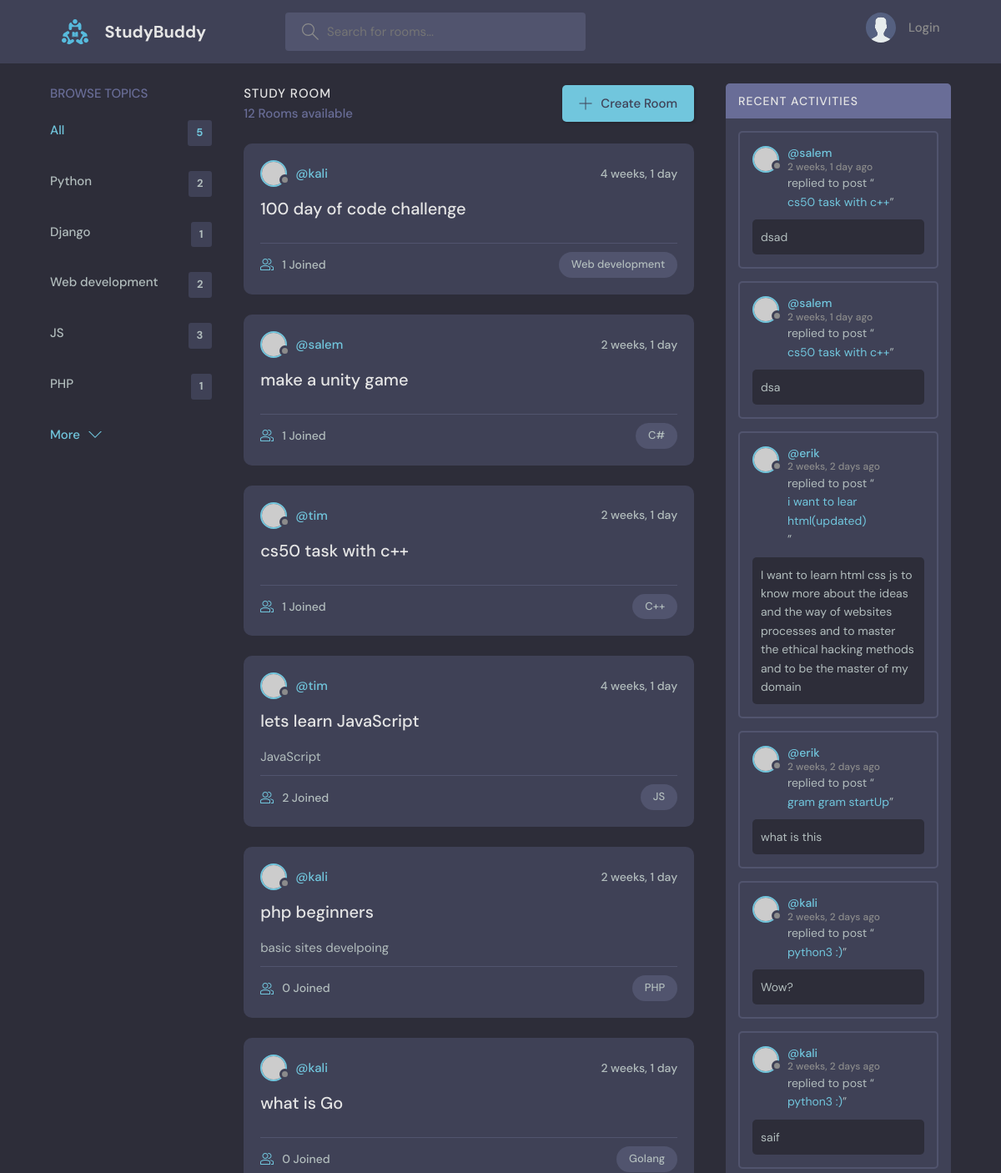
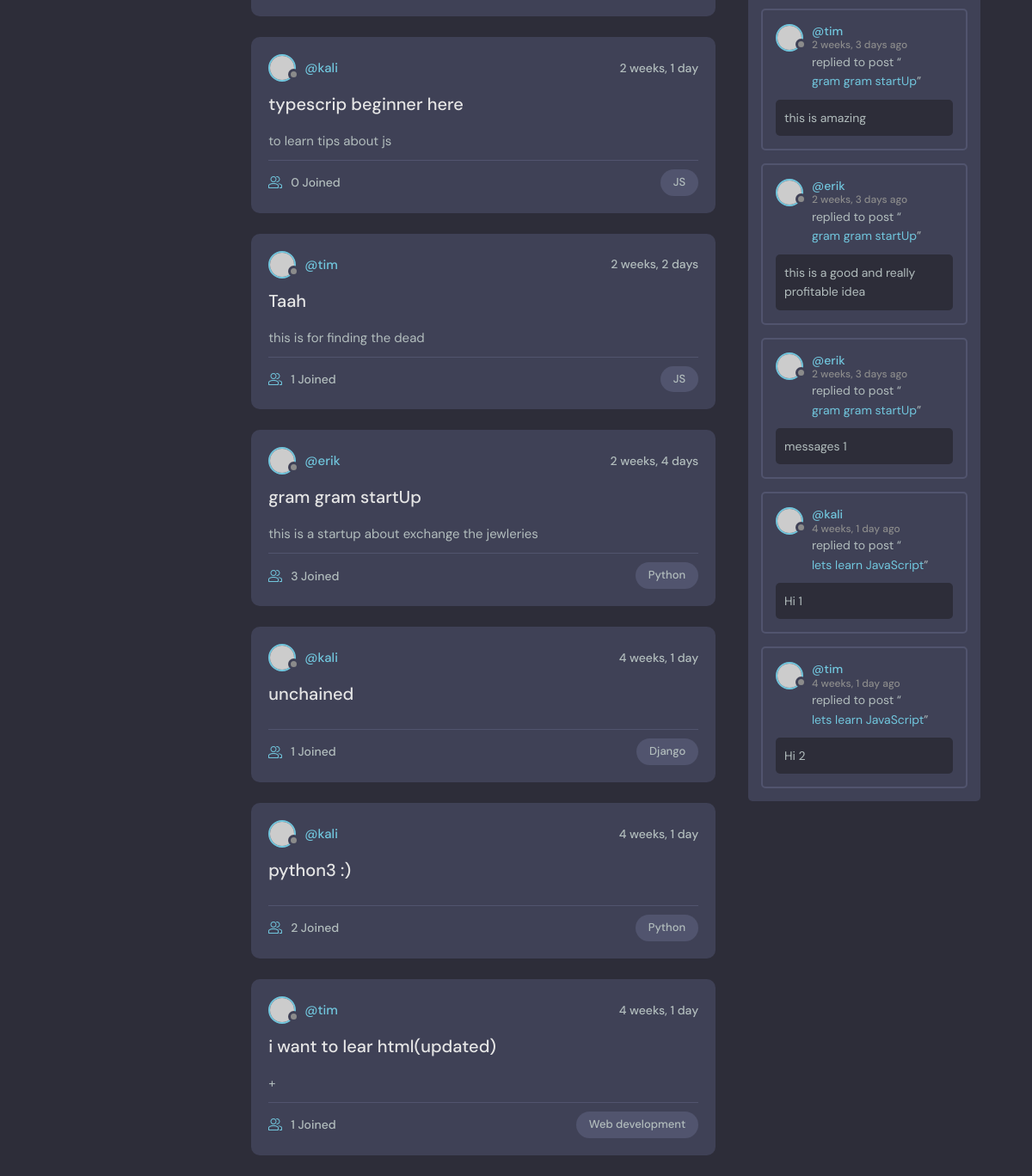
The page / on the database its author committed (2 pictures, top to bottom).
### base/models.py (models this page shows, shortened)
class Topic(models.Model):
    name = models.CharField(max_length=200)
    def __str__(self):
        return self.name

class Room(models.Model):
    host = models.ForeignKey(User, on_delete=models.SET_NULL, null=True)
    topic = models.ForeignKey(Topic, on_delete=models.SET_NULL, null=True) # if the topic is deleted the room will not
    name = models.CharField(max_length=200)
    description = models.TextField(null=True, blank=True) # null --> must be description      blank --> for form user can sumbit room without description
    participants = models.ManyToManyField(User, related_name="participant", blank=True)
    updated = models.DateTimeField(auto_now=True) # will has value every time it is sumbitted
    created = models.DateTimeField(auto_now_add=True) # will save one value at the initiating of it
    class Meta: # to order the Rooms
        ordering = ['-updated', '-created']
    def __str__(self):
        return self.name

class Message(models.Model):
    user = models.ForeignKey(User, on_delete=models.CASCADE) # (user)one TO many(messages)
    room = models.ForeignKey(Room, on_delete=models.CASCADE) # when delete Room all messages will be deleted because of CASCADE
    body = models.TextField()
    updated = models.DateTimeField(auto_now=True) # will has value every time it is sumbitted
    created = models.DateTimeField(auto_now_add=True) # will save one value at the initiating of it
    class Meta: # to order the Messages
        ordering = ['-updated', '-created']

### base/views.py (the view)
# urls.py: path('', views.home, name='home'),
def home(request):
    q = request.GET.get('q') if request.GET.get('q') != None else ""
    rooms = Room.objects.filter(
        Q(topic__name__icontains=q) | # we use Q to use the logic | and &
        Q(name__icontains=q) |
        Q(description__icontains=q)
        ) #__icontains to get word start with the searchiing letters (insensetive)
    topics = Topic.objects.all()[0:5]
    room_messages = Message.objects.filter(Q(room__topic__name__icontains=q))
    room_count = rooms.count()
    context = {'rooms':rooms, 'topics':topics, 'room_count':room_count, "room_messages":room_messages}
    return render(request, 'base/home.html', context) #os.path.join('base', 'home.html')

### base/templates/base/home.html (shortened to what this page needs)
{% extends 'main.html'%}
{% block content %}
    <main class="layout layout--3">
      <div class="container">
        {% include 'base/topics_component.html' %}
        <div class="roomList">
          <div class="roomList__header">
            <div>
              <h2>Study Room</h2>
              <p>{{room_count}} Rooms available</p>
            </div>
            <a class="btn btn--main" href="{%url 'create-room'%}">
              <svg version="1.1" xmlns="http://www.w3.org/2000/svg" width="32" height="32" viewBox="0 0 32 32">
                <title>add</title>
                <path
                  d="M16.943 0.943h-1.885v14.115h-14.115v1.885h14.115v14.115h1.885v-14.115h14.115v-1.885h-14.115v-14.115z"
                ></path>
              </svg>
              Create Room
            </a>
          </div>
          {% include 'base/feed_component.html'%}
        </div>
        {% include 'base/activity_component.html' %}
      </div>
    </main>
{% endblock %}

### base/templates/base/topics_component.html
<div class="topics">
    <div class="topics__header">
      <h2>Browse Topics</h2>
    </div>
    <ul class="topics__list">
      <li>
        <a href="{%url 'home' %}" class="active">All <span>{{topics.count}}</span></a>
      </li>
      {%for topic in topics%}
      <li>
        <a href="{%url 'home' %}?q={{topic.name}}">{{topic.name}} <span>{{topic.room_set.all.count}}</span></a>
      </li>
      {%endfor%}
    </ul>
    <a class="btn btn--link" href="{%url 'topics'%}">
      More
      <svg version="1.1" xmlns="http://www.w3.org/2000/svg" width="32" height="32" viewBox="0 0 32 32">
        <title>chevron-down</title>
        <path d="M16 21l-13-13h-3l16 16 16-16h-3l-13 13z"></path>
      </svg>
    </a>
  </div>

### base/templates/base/feed_component.html (shortened to what this page needs)
{% for room in rooms %}
<div class="roomListRoom">
    <div class="roomListRoom__header">
      <a href="{% url 'user-profile' room.host.id %}" class="roomListRoom__author">
        <div class="avatar avatar--small">
          <img src="https://randomuser.me/api/portraits/women/11.jpg" />
        </div>
        <span>@{{room.host.username}}</span>
      </a>
      <div class="roomListRoom__actions">
        <span>{{room.created|timesince}}</span>
      </div>
    </div>
    <div class="roomListRoom__content">
      <a href="{% url 'room' room.id %}">{{room.name}}</a>
      <p>
        {{room.description}}
      </p>
    </div>
    <div class="roomListRoom__meta">
      <a href="{%url 'room' room.id %}" class="roomListRoom__joined">
        {{room.participants.all.count}} Joined
      </a>
      <p class="roomListRoom__topic">{{room.topic}}</p>
    </div>
</div>
{% endfor %}

### base/templates/base/activity_component.html (shortened to what this page needs)
<div class="activities">
    <div class="activities__header">
      <h2>Recent Activities</h2>
    </div>
    {%for message in room_messages%}
    <div class="activities__box">
      <div class="activities__boxHeader roomListRoom__header">
        <a href="{%url 'user-profile' message.user.id %}" class="roomListRoom__author">
          <div class="avatar avatar--small">
            <img src="https://randomuser.me/api/portraits/women/11.jpg" />
          </div>
          <p>
            @{{message.user}}
            <span>{{message.created|timesince}} ago</span>
          </p>
        </a>
      </div>
      <div class="activities__boxContent">
        <p>replied to post “<a href="{%url 'room' message.room.id %}">{{message.room}}</a>”</p>
        <div class="activities__boxRoomContent">
          {{message.body}}
        </div>
      </div>
    </div>
    {%endfor%}
  </div>

### rows shown on the page
Topic: name "Python", room_set.all.count "2"
Topic: name "Django", room_set.all.count "1"
Topic: name "Web development", room_set.all.count "2"
Topic: name "JS", room_set.all.count "3"
Topic: name "PHP", room_set.all.count "1"
Room: host.username "kali", created "4 weeks, 1 day", name "100 day of code challenge", participants.all.count "1", topic "Web development"
Room: host.username "salem", created "2 weeks, 1 day", name "make a unity game", participants.all.count "1", topic "C#"
Room: host.username "tim", created "2 weeks, 1 day", name "cs50 task with c++", participants.all.count "1", topic "C++"
Room: host.username "tim", created "4 weeks, 1 day", name "lets learn JavaScript", description "JavaScript", participants.all.count "2", topic "JS"
Room: host.username "kali", created "2 weeks, 1 day", name "php beginners", description "basic sites develpoing", participants.all.count "0", topic "PHP"
Room: host.username "kali", created "2 weeks, 1 day", name "what is Go", participants.all.count "0", topic "Golang"
Room: host.username "kali", created "2 weeks, 1 day", name "typescrip beginner here", description "to learn tips about js", participants.all.count "0", topic "JS"
Room: host.username "tim", created "2 weeks, 2 days", name "Taah", description "this is for finding the dead", participants.all.count "1", topic "JS"
Room: host.username "erik", created "2 weeks, 4 days", name "gram gram startUp", description "this is a startup about exchange the jewleries", participants.all.count "3", topic "Python"
Room: host.username "kali", created "4 weeks, 1 day", name "unchained", participants.all.count "1", topic "Django"
Room: host.username "kali", created "4 weeks, 1 day", name "python3 :)", participants.all.count "2", topic "Python"
Room: host.username "tim", created "4 weeks, 1 day", name "i want to lear html(updated)", description "+", participants.all.count "1", topic "Web development"
Message: user "salem", created "2 weeks, 1 day", room "cs50 task with c++", body "dsad"
Message: user "salem", created "2 weeks, 1 day", room "cs50 task with c++", body "dsa"
Message: user "erik", created "2 weeks, 2 days", room "i want to lear html(updated)", body "I want to learn html css js to know more about the ideas and the way of websites processes and to master the ethical hacking methods and to be the master of my domain"
Message: user "erik", created "2 weeks, 2 days", room "gram gram startUp", body "what is this"
Message: user "kali", created "2 weeks, 2 days", room "python3 :)", body "Wow?"
Message: user "kali", created "2 weeks, 2 days", room "python3 :)", body "saif"
Message: user "tim", created "2 weeks, 3 days", room "gram gram startUp", body "this is amazing"
Message: user "erik", created "2 weeks, 3 days", room "gram gram startUp", body "this is a good and really profitable idea"
Message: user "erik", created "2 weeks, 3 days", room "gram gram startUp", body "messages 1"
Message: user "kali", created "4 weeks, 1 day", room "lets learn JavaScript", body "Hi 1"
Message: user "tim", created "4 weeks, 1 day", room "lets learn JavaScript", body "Hi 2"

### other values the page prints
{{ topics.count }} "5"
{{ room_count }} "12"
